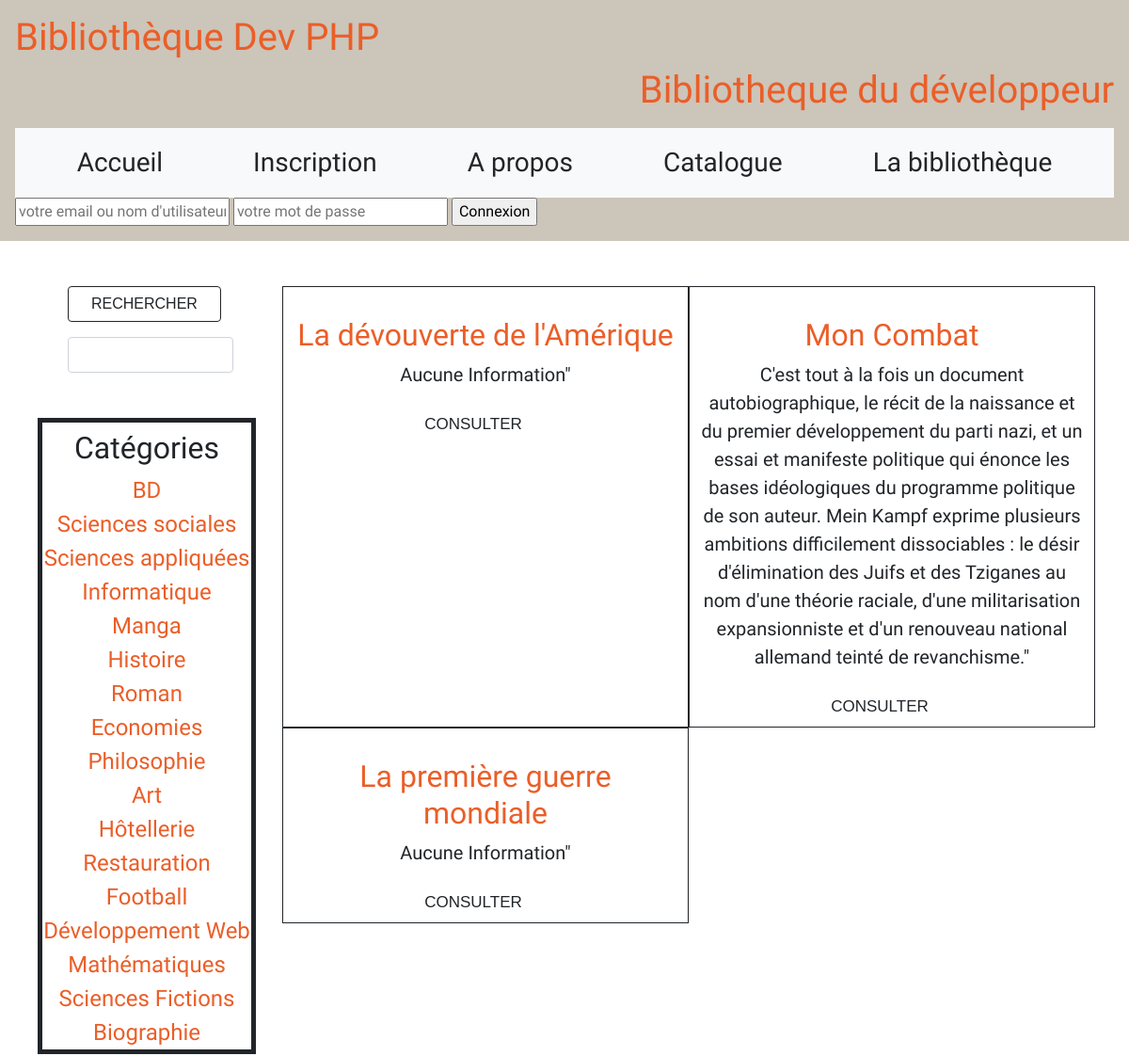
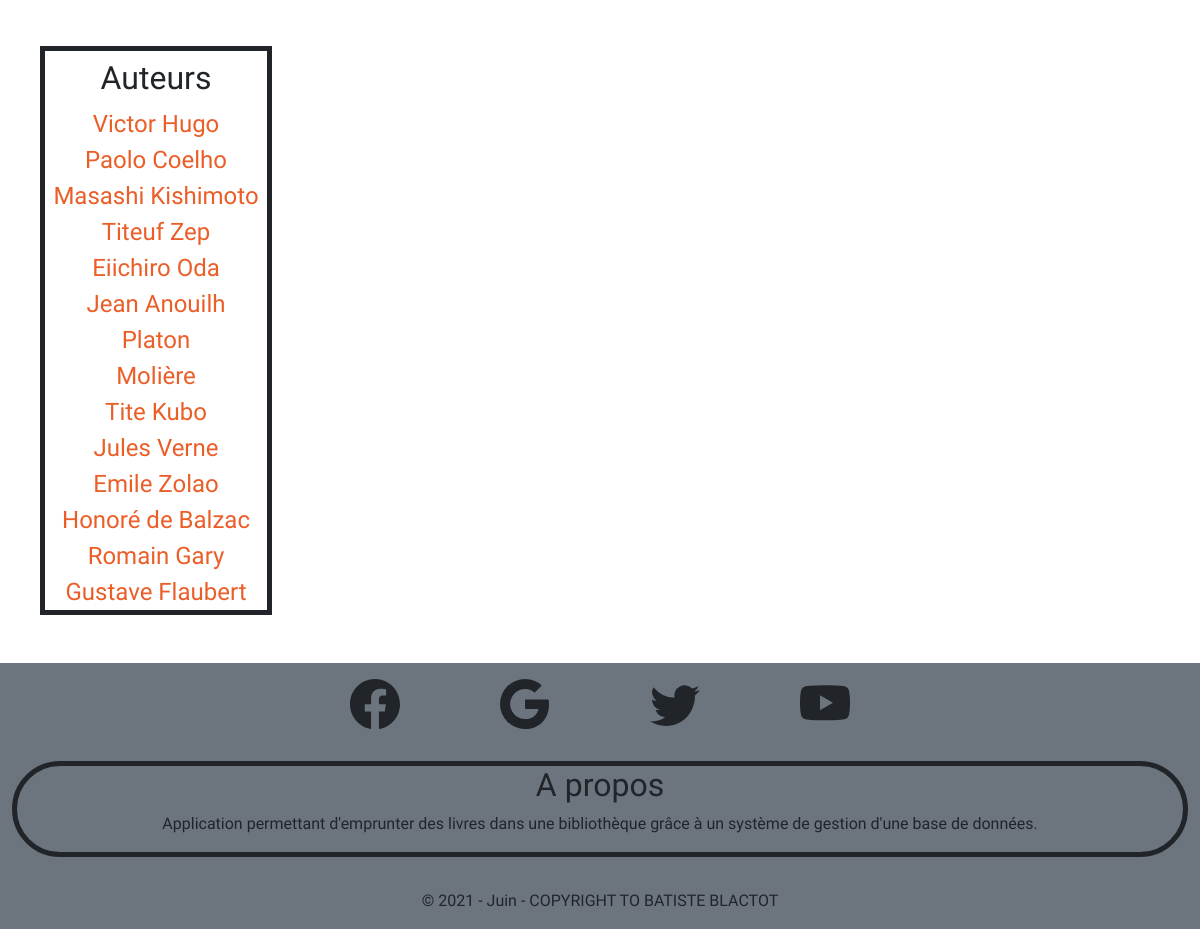
The app's page /index.php?chercher=Histoire with its own data (2 pictures, top to bottom).
### tables this page shows
CREATE TABLE IF NOT EXISTS `livre` (
  `ISBN` int(99) NOT NULL AUTO_INCREMENT,
  `titre_livre` varchar(70) DEFAULT NULL,
  `type_livre` varchar(20) DEFAULT NULL,
  `editeur` varchar(40) DEFAULT NULL,
  `etat` tinyint(1) NOT NULL DEFAULT '1',
  `img_livre` text,
  `Emplacement` text,
  `Paragraphe` text,
  PRIMARY KEY (`ISBN`),
  KEY `ISBN` (`ISBN`)
);

### model/Livre.php (called while the page is built, shortened)
<?php
require_once('Connexion.php');
class Livre extends Connexion
{
    public function afficher($var, $next, $nex)
    {
        $livre = array();
        $sql = "SELECT DISTINCT *
		FROM livre l
		JOIN ecrire e
		ON e.ISBN = l.ISBN
		JOIN auteur a
		ON a.id_auteur = e.id_auteur
		WHERE l.titre_livre LIKE '%$var%' OR l.type_livre LIKE '%$var%' OR a.nom_auteur LIKE'%$var%'
        GROUP BY l.ISBN
		ORDER BY l.ISBN
		LIMIT $next,$nex";
        $connex = new Connexion();
        $req = $connex->getPDO()->query($sql);
        while ($data = $req->fetch()) {
            $livre[] = $data;
        }
        return $livre;
    }
}

### model/Connexion.php (called while the page is built, shortened)
<?php
class Connexion
{
    private $_host = "localhost";
    private $_user = "root";
    private $_pwd = "";
    private $_dbname = "biblio";
    public function getPDO()
    {
        $this->_statement = new PDO("mysql:host={$this->_host};dbname=" . $this->_dbname . ";charset=utf8", $this->_user, $this->_pwd, array(PDO::ATTR_ERRMODE => PDO::ERRMODE_EXCEPTION));
        return $this->_statement;
    }
}

### index.php (the view, shortened to what this page needs)
<?php
include("model/Livre.php");
?>
<!DOCTYPE html>
<html>
<head>
    <link href="https://cdn.jsdelivr.net/npm/bootstrap@5.0.1/dist/css/bootstrap.min.css" rel="stylesheet">
    <link rel="stylesheet" href="public/CSS/main.css">
</head>
<body>
    <?php require 'view/template/header.php'; ?>
    <div class="container-fluid row">
        <?php
        include('view/template/menu.php');
        ?>
        <div class="col-lg-9 mt-5 mx-auto">
            <div>
                <div class="row ">
                    <?php
                    $liv = new Livre();
                    $leslivre = $liv->afficher($_GET['chercher'], $_SESSION['next'], $_SESSION['nex']);
                    foreach ($leslivre as $livre) {
                    ?>
                        <div class="col-sm-6 col-md-6 book1 text-center border border-dark bg-white ">
                            <div>
                                <div class="caption">
                                    <h2 class="text-center text-orange "><?php echo $livre['titre_livre'] ?></h2>
                                    <p class="text-center fs-5"><?php echo $livre['Paragraphe'] ?>"</p>
                                    <button><a href="consultation.php?ISBN=<?php echo $livre['ISBN'] ?>" class="text-dark" style="text-decoration: none;">Consulter</a></button><button><?php if ($_SESSION['connecter'] == true && $livre['etat'] == 0) { ?><a href="consultation.php?ISBN=<?php echo $livre['ISBN'] ?>" class="text-dark" style="text-decoration: none;">emprunter</a></button>
                                <?php } ?></button>
                                </div>
                            </div>
                        </div>
                    <?php $annule_next++;
                    } ?>
                </div>
            </div>
        </div>
    </div>
    <?php
    include('view/template/footer.php');
    ?>
</body>
</html>

### public/CSS/main.css (style rules this page uses)
body { box-sizing: border-box; margin: 0; padding: 0; font-family: 'Viaoda Libre', cursive; }
.text-orange { color: #EB5E28; }
button { transition: all .5s ease; color: rgb(255, 255, 255); border: 3px solid white; font-family:'Montserrat', sans-serif; text-transform: uppercase; text-align: center; line-height: 1; font-size: 17px; background-color : transparent; padding: 10px; outline: none; border-radius: 4px; }

### records on screen
livre: titre_livre "La dévouverte de l'Amérique", Paragraphe "Aucune Information"
livre: titre_livre "Mon Combat", Paragraphe "C'est tout à la fois un document autobiographique, le récit de la naissance et du premier développement du parti nazi, et un essai et manifeste politique qui énonce les bases idéologiques du programme politique de son auteur. Mein Kampf exprime plusieurs ambitions difficilement dissociables : le désir d'élimination des Juifs et des Tziganes au nom d'une théorie raciale, d'une militarisation expansionniste et d'un renouveau national allemand teinté de revanchisme."
livre: titre_livre "La première guerre mondiale", Paragraphe "Aucune Information"
